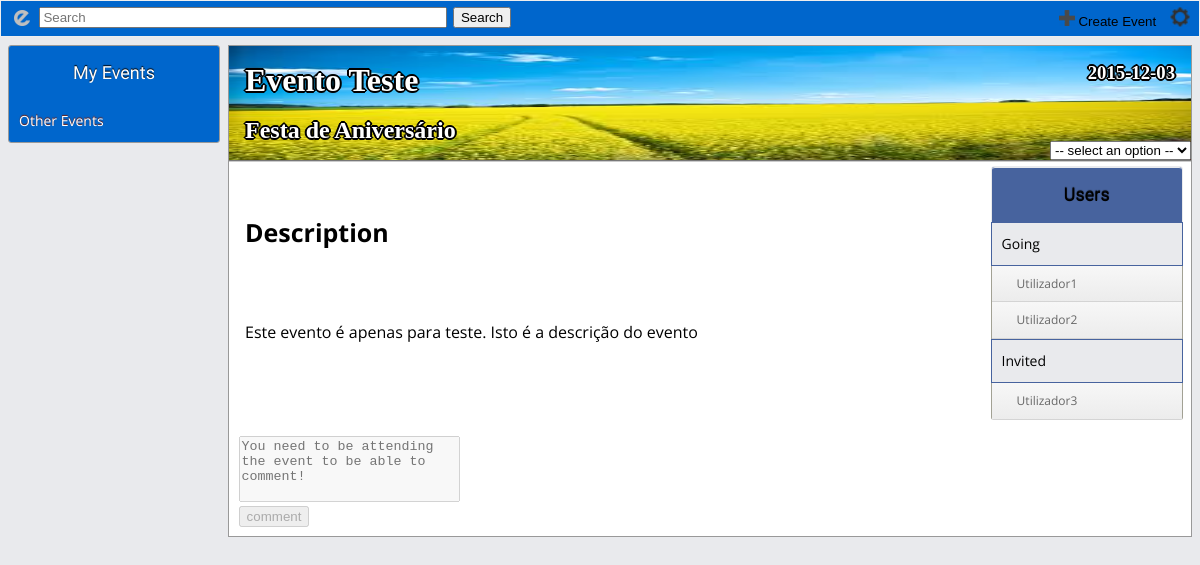
Page /mainpage.php?event=0 on the committed database.
### tables this page shows
CREATE TABLE Event(
idEvent INTEGER PRIMARY KEY,
title VARCHAR NOT NULL,
eventDate DATE,
description VARCHAR NOT NULL,
image VARCHAR NOT NULL,
private BOOLEAN,
idEventType INTEGER REFERENCES EventType(idEventType)
);

CREATE TABLE GoToEvent(
 idUser INTEGER REFERENCES User(idUser),
 idEvent INTEGER REFERENCES Event(idEvent),
 PRIMARY KEY(idUser,idEvent)
);

CREATE TABLE User(
idUser INTEGER PRIMARY KEY,
user VARCHAR NOT NULL,
password VARCHAR NOT NULL
);

CREATE TABLE InvitedTo(
idUser INTEGER REFERENCES User(idUser),
idEvent INTEGER REFERENCES Event(idEvent),
PRIMARY KEY (idEvent, idUser)
);

### database/access_db.php (called while the page is built, shortened)
<?php
	function getEventByID($idEvent) {
		global $db;
		$stmt = $db->prepare('SELECT * FROM Event WHERE idEvent = :idEvent');
		$stmt->bindParam(':idEvent', $idEvent, PDO::PARAM_INT);
		$stmt->execute();
		$result = $stmt->fetchAll();
		$event = $result[0];
		$idEventType = $event['idEventType'];
		$stmt = $db->prepare('SELECT * FROM EventType WHERE idEventType = :idEventType');
		$stmt->bindParam(':idEventType', $idEventType, PDO::PARAM_INT);
		$stmt->execute();
		$result = $stmt->fetchAll();
		$event['type'] = $result[0]['type'];
		return $event;
	}
	function getUsersGoingEventByID($idEvent){
		global $db;
		$stmt = $db->prepare('SELECT idUser FROM GoToEvent WHERE idEvent = :idEvent');
		$stmt->bindParam(':idEvent', $idEvent, PDO::PARAM_INT);
		$stmt->execute();
		$result = $stmt->fetchAll();
		return $result;
	}
	function getInvitedNotGoing($idEvent){
		global $db;
		$stmt = $db->prepare('	SELECT idUser
								FROM InvitedTo
								WHERE idEvent = :idEvent AND
									idUser NOT IN(
										SELECT idUser
										FROM GoToEvent
										WHERE idEvent = :idEvent)
									');
		$stmt->bindParam(':idEvent', $idEvent, PDO::PARAM_INT);
		$stmt->execute();
		$result = $stmt->fetchAll();
		return $result;
	}
	function getUserByID($idUser){
		global $db;
		$stmt = $db->prepare('SELECT * FROM User WHERE idUser = :idUser');
		$stmt->bindParam(':idUser', $idUser, PDO::PARAM_INT);
		$stmt->execute();
		$result = $stmt->fetchAll();
		return $result[0];
	}
	function userCanComment($idUser){
		global $db;
		$stmt = $db->prepare('	SELECT idUser
								FROM GoToEvent
								WHERE idUser=:idUser
								');
		$stmt->bindParam(':idUser', $idUser, PDO::PARAM_INT);
		$stmt->execute();
		$result = $stmt->fetchAll();
		return count($result)>0;
	}
?>

### templates/event.php (the view, shortened to what this page needs)
	<link rel="stylesheet" href="css/event.css">
	<link rel="stylesheet" href="css/comments_section.css">
<?php
	include_once 'database/access_db.php';
	$event = getEventByID($idEvent);
	$usersGoing = getUsersGoingEventByID($idEvent);
	$invitedUsers = getInvitedNotGoing($idEvent);
 ?>
<div class="display-event">
	<div id="header" style="background-image:<?php $image_url = "url('" .$event['image']. "')" ; echo $image_url; ?>" >
		<div>
			<h1 id="name"><?php echo $event['title'];?></h1>
			<br>
			<h2 id="type"><?php echo $event['type'];?></h2>
		</div>
		<h3 id="date"><?php echo $event['eventDate']?></h3>
		<form id="option">
			<select name="Option">
				<option disabled selected> -- select an option -- </option>
			</select>
		</form>
	</div>
	<div id="description">
		<h4>Description</h4>
		<br>
		<p> <?php echo $event['description']; ?> </p>
	</div>
	<div id='users_event'>
		<ul>
			<li class='active'>
				<a><span>Users</span></a>
			</li>
			<li class='has-sub'>
				<a><span>Going</span></a>
		  		<ul>
					<?php
						foreach( $usersGoing as $user)
						{
					?>
					<li>
						<a href="<?php echo "?user=".$user['idUser'] ;?>">
						<?php
							$username = getUserByID($user['idUser'])['user'];
							echo $username;
						?>
						</a>
					</li>
					<?php } ?>
				</ul>
			</li>
			<li class='has-sub'><a><span>Invited</span></a>
		  		<ul>
					<?php
						foreach($invitedUsers as $user){
					?>
					<li>
						<a href="<?php echo "?user=".$user['idUser'] ; ?>">
							<?php
								$username = getUserByID($user['idUser'])['user'];
								echo $username;
							?>
						</a>
					</li>
					<?php } ?>
				</ul>
		    </li>
		</ul>
	</div>
	<?php include "comments_section.php"; ?>
</div>

### mainpage.php (shortened to what this page needs)
<!DOCTYPE html>
<html>
<head>
	<link rel="stylesheet" type="text/css" href="dist/sweetalert.css">
	<link rel="stylesheet" href="css/mainpage.css">
<?php
	include_once 'database/connect.php';
	include_once 'database/access_db.php';
	$idEvent = $_GET['event'];
?>
</head>
<body>
	<?php
		include 'templates/topbar.php';
		include 'templates/leftbar.php';
		include 'templates/event.php';
	?>
</body>
</html>

### templates/topbar.php (shortened to what this page needs)
<head>
	<link rel="stylesheet" href="css/topbar.css">
</head>
<div class="top-bar">
		<button id="preferences_button" type="button"> <img src="images/template/gear-16.png"></button>
		<button id="create_event_button" href="" type="button">
			<img src="images/template/plus_16.png">
			<p>Create Event</p>
		</button>
		<button id="home_button" type="button"><img src="images/template/logo-small.png"></button>
		<form id="searchForm" action="search.php">
			<input id="search-bar" type="text" name="query" required="optional" placeholder="Search"/>
			<input id="searchButton" type="submit" value="Search"/>
		</form>
</div>

### templates/leftbar.php (shortened to what this page needs)
<head>
	<link rel="stylesheet" href="css/leftbar.css">
</head>
<?php
	include_once 'database/access_db.php';
?>
<div id="left-bar">
	<ul>
		<li class='has-sub'><a><span>My Events</span></a>
       </li>
		 <li class='has-sub'><a><span>Other Events</span></a>
      </ul>
		</div>

### templates/comments_section.php (shortened to what this page needs)
<?php
	include_once 'database/access_db.php';
?>
<div id="comments_section">
	<form id="user_make_comment" action="../php/comment.php" method="post" >
			<?php if(userCanComment($idUser)) {?>
				<textarea id="user_comment" name="comment" rows="4" cols="25" maxlength="200" placeHolder="Place your comment here!"></textarea>
				<br>
				<input class="sendCommentButton" type="submit" value="comment">
			<?php }else{?>
				<textarea id="user_comment" name="comment" rows="4" cols="25" maxlength="200" disabled="true"
				placeHolder="You need to be attending the event to be able to comment!"></textarea>
				<br>
				<input class="sendCommentButton" type="submit" value="comment" disabled="true">
			<?php }?>
	</form>
</div>

### css/mainpage.css (style rules this page uses)
html { overflow: scroll; }
html,body { width: 100%; margin: 0; height: 100%; background-color: #eeeeee; }
body > div { margin: 0.5rem; background-color: #dddddd; border: groove 1px #eeeeee; overflow: hidden; }

### css/topbar.css (style rules this page uses)
.top-bar { height: 2rem; background-color: #0066CC; padding: 0.1rem 0.25rem; vertical-align: middle; border-bottom: groove 1px #eeeeee; margin: 0; }
.top-bar > * { display: inline-block; }
.top-bar * { -webkit-margin-before: 0em; -webkit-margin-after: 0em; }
.top-bar form { height: 100%; padding: 0.3rem 0rem; }
#search-bar { width: 25rem; margin-right: 0.1rem; }
#preferences_button { margin: 0.3rem; padding: 0; float: right; background-color: transparent; outline: none; border: none; }
#preferences_button img { width: 20px; height: 20px; src: "images/template/gear-64.png"; }
#home_button { float: left; }
#create_event_button { float: right; }
#home_button, #create_event_button { background-color: transparent; margin: 0.4rem 0.2rem; outline: none; border: none; }
#home_button img, #create_event_button img { margin: auto; width: 16px; }
#create_event_button > * { display: inline-block; }

### css/leftbar.css (style rules this page uses)
#left-bar, #left-bar ul, #left-bar li, #left-bar a { padding: 0; border: 0; list-style: none; font-weight: normal; text-decoration: none; line-height: 1; font-family: 'Open Sans', sans-serif; font-size: 14px; top:0%; }
#left-bar ul { -webkit-margin-before: 0em; -webkit-margin-after: 0em; }
#left-bar { width: 17.5%; -webkit-border-radius: 3px; -moz-border-radius: 3px; border-radius: 3px; float:left; position:relative; top:0%; margin: 0.5rem; cursor:default; border: groove 1px #999999; overflow: hidden; }
#left-bar a { line-height: 1.3; }
#left-bar > ul > li:first-child > a { padding: 15px 10px; border: none; -webkit-border-radius: 3px 3px 0 0; -moz-border-radius: 3px 3px 0 0; border-radius: 3px 3px 0 0; font-family: 'Ubuntu', sans-serif; text-align: center; font-size: 18px; font-weight: 300; text-shadow: 0 -1px 1px #000000; }
#left-bar > ul > li:first-child > a > span { padding: 0; }
#left-bar > ul > li { background: #e94f31; background: -moz-linear-gradient(#0066cc 0%, #0066cc 100%); background: -webkit-gradient(linear, left top, left bottom, color-stop(0%, #0066cc), color-stop(100%, #0066cc)); background: -webkit-linear-gradient(#0066cc 0%, #0066cc 100%); background: linear-gradient(#0066cc 0%, #0066cc 100%); }
#left-bar > ul > li > a { font-size: 14px; display: block; color: #ffffff; text-shadow: 0 -1px 1px #751d0c; }
#left-bar > ul > li > a > span { display: block; padding: 12px 10px; -webkit-border-radius: 4px; -moz-border-radius: 4px; border-radius: 4px; }

### css/comments_section.css (style rules this page uses)
#comments_section { width: 100%; box-sizing: border-box; padding: 1%; float: left; }
textarea { resize: none; }

### rows in the picture
event: image (picture), title "Evento Teste", eventDate "2015-12-03", description "Este evento é apenas para teste. Isto é a descrição do evento"
gotoevent: idUser.user "Utilizador1"
gotoevent: idUser.user "Utilizador2"
invitedto: idUser.user "Utilizador3"

### other values in the picture
$event['type'] "Festa de Aniversário"
